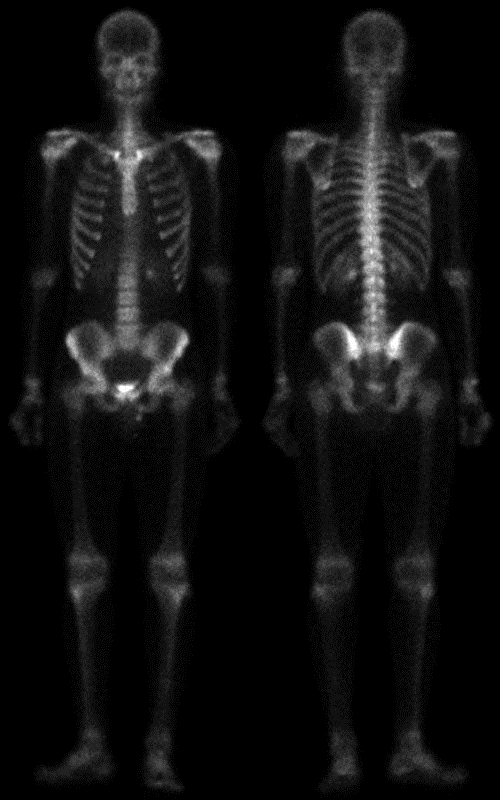
%> input picture Image sharpening/skeleton_orig.bmp, 500 x 800 px
$ octave 'Image sharpening.m'   (GNU Octave 9; MATLAB toolbox functions it lacks are replaced by stand-ins)
%> lines starting %> are read from the running program, lines starting %| are printed output that depends on the picture
clear;
%define filter
F1 = [0,1,0;1,-4,1;0,1,0];%lapacian_filter
F2 = [-1,-1,-1;-1,10,-1;-1,-1,-1];%high_boot_filter

%img1
%F1
F1 = F1(:);
N = 3; % Define size of mask
%read
I = imread('skeleton_orig.bmp');
%> I is the input picture: size 800x500x3 uint8; min 0, max 255, mean 16.9
I = im2double(I);
%> I: size 800x500x3 double
%out
subplot(1,3,1);
image(I);
title ('Original');
%맴퉠
Img = padarray(I, [floor(N/2) floor(N/2)]);
%img to col
ImgR = im2col(Img(:,:,1), [N, N], 'sliding');
ImgG = im2col(Img(:,:,2), [N, N], 'sliding');
ImgB = im2col(Img(:,:,3), [N, N], 'sliding');
%굉퓆ofRGB
R = sum(bsxfun(@times, ImgR, F1), 1);
G = sum(bsxfun(@times, ImgG, F1), 1);
B = sum(bsxfun(@times, ImgB, F1), 1);
%col to img
OofR = col2im(R, [N, N], size(Img(:,:,1)), 'sliding');
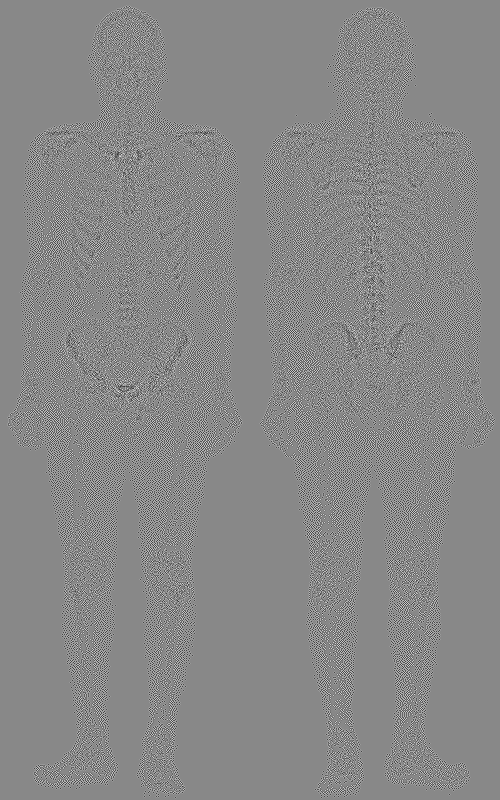
%> OofR: size 800x500 double; min -0.533, max 0.467, mean -7.24e-19; drawn with min black and max white
OofG = col2im(G, [N, N], size(Img(:,:,2)), 'sliding');
OofB = col2im(B, [N, N], size(Img(:,:,3)), 'sliding');
% combine RGB
OofImg(:,:,1) = OofR;
OofImg(:,:,2) = OofG;
OofImg(:,:,3) = OofB;
%out
subplot(1,3,2);
image(OofImg);
title ('lapacian filter');

%F2
F2 = F2(:);
N = 3; % Define size of mask
%맴퉠
Img = padarray(I, [floor(N/2) floor(N/2)]);
%img to col
ImgR = im2col(Img(:,:,1), [N, N], 'sliding');
ImgG = im2col(Img(:,:,2), [N, N], 'sliding');
ImgB = im2col(Img(:,:,3), [N, N], 'sliding');
%굉퓆ofRGB
R = sum(bsxfun(@times, ImgR, F2), 1);
G = sum(bsxfun(@times, ImgG, F2), 1);
B = sum(bsxfun(@times, ImgB, F2), 1);
%col to img
OofR = col2im(R, [N, N], size(Img(:,:,1)), 'sliding');
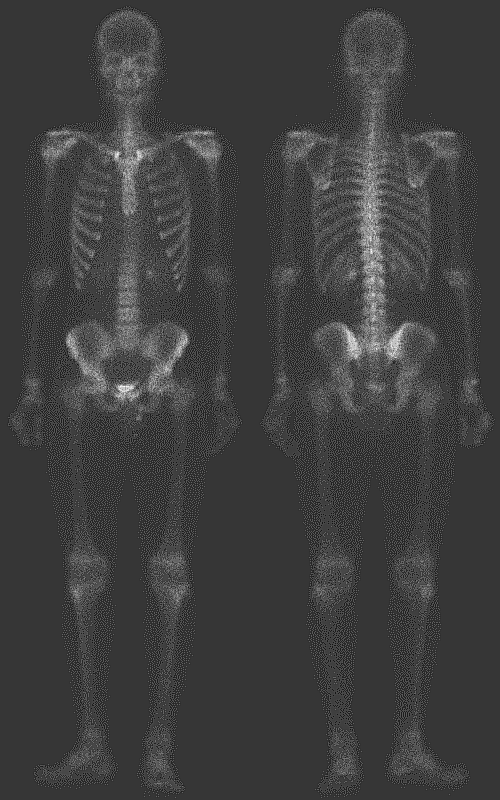
%> OofR: size 800x500 double; min -0.8, max 2.93, mean 0.133; drawn with min black and max white
OofG = col2im(G, [N, N], size(Img(:,:,2)), 'sliding');
OofB = col2im(B, [N, N], size(Img(:,:,3)), 'sliding');
% combine RGB
OofImg(:,:,1) = OofR;
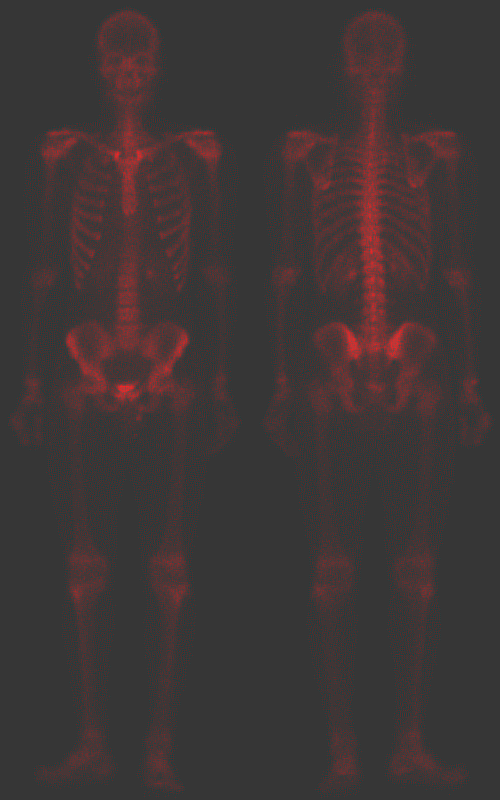
%> OofImg: size 800x500x3 double; mean R, G, B 0.133, 1.41e-19, 1.41e-19; drawn with min black and max white
OofImg(:,:,2) = OofG;
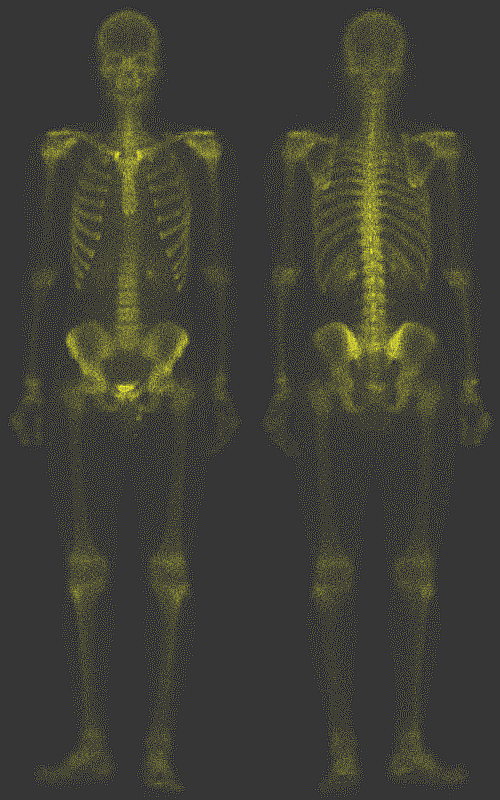
%> OofImg: size 800x500x3 double; mean R, G, B 0.133, 0.133, 1.41e-19; drawn with min black and max white
OofImg(:,:,3) = OofB;
%out
subplot(1,3,3);
image(OofImg);
title ('high boot filter');
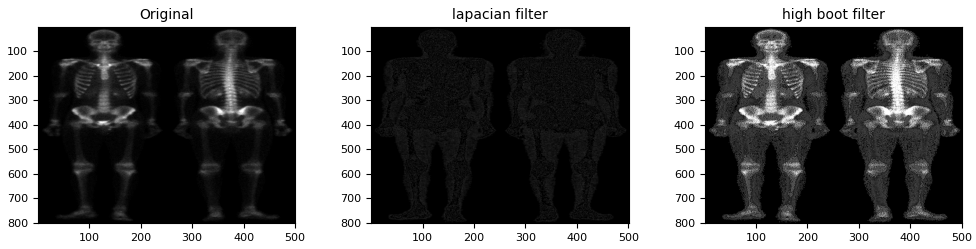
%> figure redrawn from the program's plot data, 3 panels
